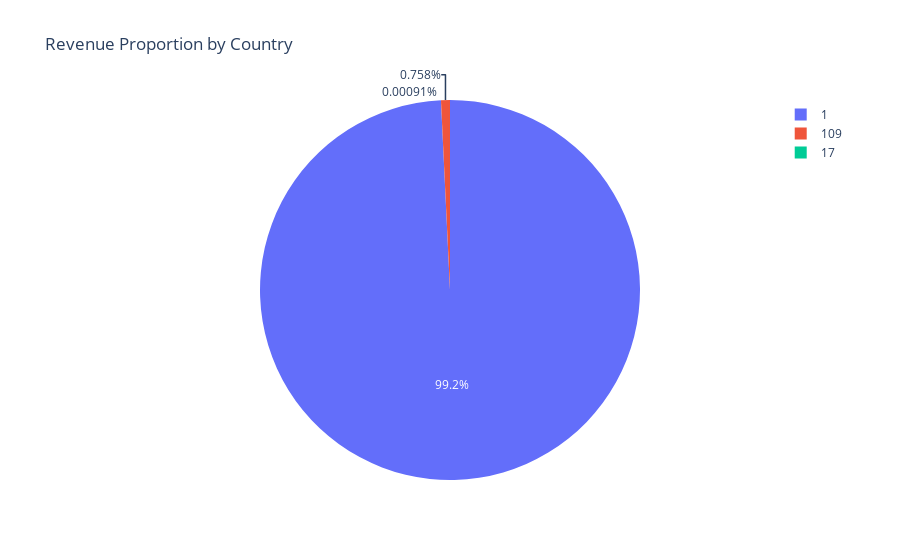
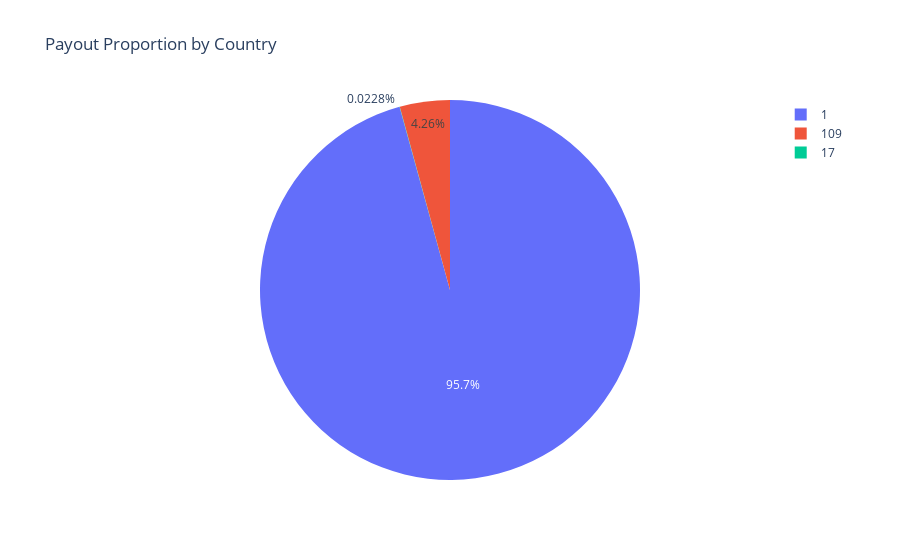
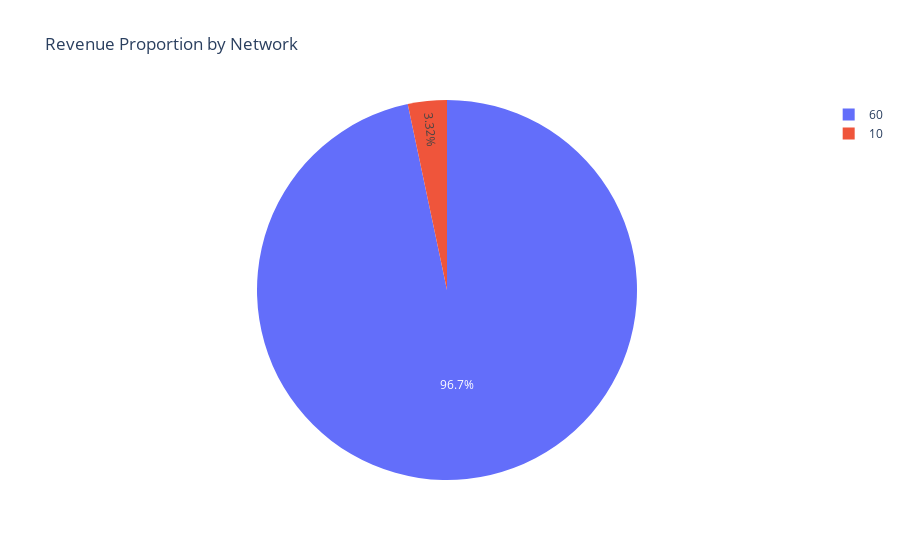
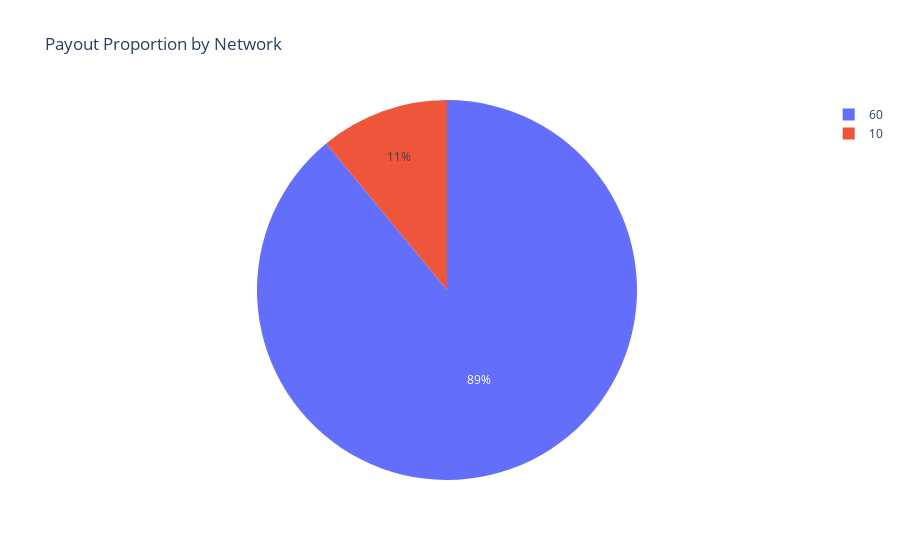

Notebook cell for these charts, in order:
### Markdown cell above
### 3. Proportion of revenue/payouts generated from each country and network.

### Code cell
# Merge the data sets with suffixes
merged_data = pd.merge(installs, revenue, on=['install_id', 'event_date'], suffixes=('_install', '_revenue'))
merged_data = pd.merge(merged_data, payouts, on=['install_id', 'event_date'], suffixes=('_install', '_payout'))
merged_data = pd.merge(merged_data, adspend, on=['country_id', 'network_id', 'event_date'], suffixes=('_ad', '_spend'))

# Compute the revenue and payout proportions by country and network
revenue_prop = merged_data.groupby(['country_id', 'network_id'])['value_usd'].sum() / merged_data['value_usd'].sum()
payout_prop = merged_data.groupby(['country_id', 'network_id'])['value_usd_payout'].sum() / merged_data['value_usd_payout'].sum()

# Create a dataframe with the proportions
df = pd.DataFrame({'revenue_prop': revenue_prop, 'payout_prop': payout_prop}).reset_index()

# plot donut chart

fig = px.pie(df, values='revenue_prop', names='country_id', title='Revenue Proportion by Country')
fig.show()

fig = px.pie(df, values='payout_prop', names='country_id', title='Payout Proportion by Country')
fig.show()

fig = px.pie(df, values='revenue_prop', names='network_id', title='Revenue Proportion by Network')
fig.show()

fig = px.pie(df, values='payout_prop', names='network_id', title='Payout Proportion by Network')
fig.show()

### Figure 1 — Plotly figure (JSON) as saved in the notebook; plotly's stock layout.template omitted (floating-point values rounded to 4 significant figures)
{"data": [{"domain": {"x": [0, 1], "y": [0, 1]}, "hovertemplate": "country_id=%{label}<br>revenue_prop=%{value}<extra></extra>", "labels": [1, 1, 17, 17, 109, 109], "legendgroup": "", "name": "", "showlegend": true, "type": "pie", "values": [0.03262, 0.9598, 1.663e-06, 7.432e-06, 0.0005395, 0.007043]}], "layout": {"legend": {"tracegroupgap": 0}, "title": {"text": "Revenue Proportion by Country"}}}

### Figure 2 — Plotly figure (JSON) as saved in the notebook; plotly's stock layout.template omitted (floating-point values rounded to 4 significant figures)
{"data": [{"domain": {"x": [0, 1], "y": [0, 1]}, "hovertemplate": "country_id=%{label}<br>payout_prop=%{value}<extra></extra>", "labels": [1, 1, 17, 17, 109, 109], "legendgroup": "", "name": "", "showlegend": true, "type": "pie", "values": [0.1013, 0.8559, 2.324e-05, 0.0002043, 0.008437, 0.03416]}], "layout": {"legend": {"tracegroupgap": 0}, "title": {"text": "Payout Proportion by Country"}}}

### Figure 3 — Plotly figure (JSON) as saved in the notebook; plotly's stock layout.template omitted (floating-point values rounded to 4 significant figures)
{"data": [{"domain": {"x": [0, 1], "y": [0, 1]}, "hovertemplate": "network_id=%{label}<br>revenue_prop=%{value}<extra></extra>", "labels": [10, 60, 10, 60, 10, 60], "legendgroup": "", "name": "", "showlegend": true, "type": "pie", "values": [0.03262, 0.9598, 1.663e-06, 7.432e-06, 0.0005395, 0.007043]}], "layout": {"legend": {"tracegroupgap": 0}, "title": {"text": "Revenue Proportion by Network"}}}

### Figure 4 — Plotly figure (JSON) as saved in the notebook; plotly's stock layout.template omitted (floating-point values rounded to 4 significant figures)
{"data": [{"domain": {"x": [0, 1], "y": [0, 1]}, "hovertemplate": "network_id=%{label}<br>payout_prop=%{value}<extra></extra>", "labels": [10, 60, 10, 60, 10, 60], "legendgroup": "", "name": "", "showlegend": true, "type": "pie", "values": [0.1013, 0.8559, 2.324e-05, 0.0002043, 0.008437, 0.03416]}], "layout": {"legend": {"tracegroupgap": 0}, "title": {"text": "Payout Proportion by Network"}}}
